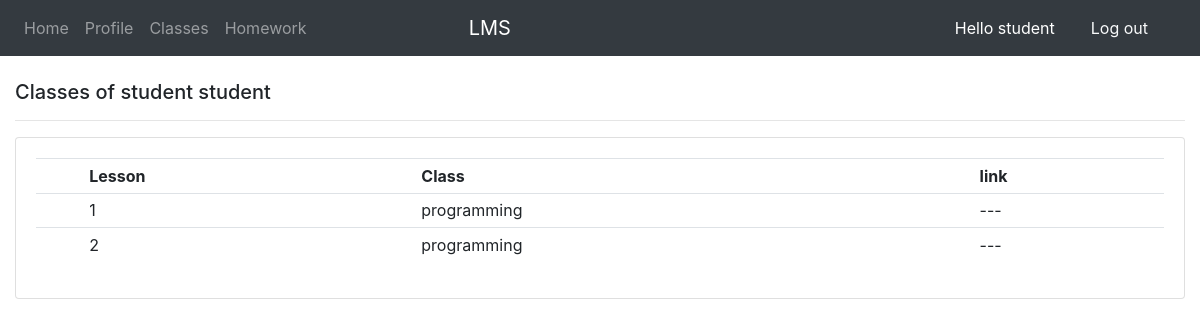
Screenshot of /lessons/1/ (signed in) with the database file from the repository.
### accounts/models.py (models this page shows, shortened)
class Student(models.Model):
    fname = models.CharField(max_length=100, null=True, default=' ')
    lname = models.CharField(max_length=100, null=True, default=' ')
    user = models.OneToOneField(User,null=True,on_delete=models.CASCADE)
    email = models.EmailField(null=True)
    image = models.ImageField(null=True,upload_to=get_path,default='profile.png')
    student_id = models.CharField(max_length=15, null=True, default=' ')
    department = models.ForeignKey(Department, null=True, on_delete=models.SET_NULL)
    classes = models.ManyToManyField(Class)
    def __str__(self):
        return str(self.fname) + ' ' + str(self.lname)

class Lesson(models.Model):
    name = models.CharField(max_length=100, null=True, default=' ')
    date = models.DateTimeField(null=True)
    relate_class = models.ForeignKey(Class, null=True, on_delete=models.CASCADE)
    def __str__(self):
        return self.name

class Class(models.Model):
    name = models.CharField(max_length=100, null=True, default=' ')
    major = models.ForeignKey(Major, null=True, on_delete=models.CASCADE)
    def get_lessons(self):
        return self.lesson_set.all()
    def __str__(self):
        return self.name

### accounts/views.py (the view)
# urls.py: path('lessons/<int:id>/',views.lessons,name='lessons'),
@login_required
def lessons(request,id):
    lessons = Class.objects.get(id=id).get_lessons()
    context = {'lessons':lessons}
    return render(request,'accounts/lessons.html',context)

### accounts/templates/accounts/lessons.html (shortened to what this page needs)
{% extends 'accounts/template.html' %}
{% block content %}
<br>
<div class="col">
		<h5>Classes of {{ request.user.student }}</h5>
		<hr>
		<div class="card card-body">
			<table class="table table-sm">
				<tr>
					<th></th>
					<th>Lesson</th>
					<th>Class</th>
                    <th>link</th>
				</tr>
                {% for lesson in lessons %}
                <tr>
					<td></td>
					<td>{{ lesson }}</td>
					<td>{{ lesson.relate_class }}</td>
                    <td>---</td>
				</tr>
                {% endfor %}
            </table>
        </div>
</div>
{% endblock %}

### accounts/templates/accounts/navbar.html
<nav class="navbar smart-scroll navbar-expand-sm navbar-dark bg-dark">
        <div class="collapse navbar-collapse" id="main_nav">
            <ul class="navbar-nav">
                <li class="nav-item"> <a class="nav-link" href="{% url 'home' %}"> Home </a> </li>
                <li class="nav-item"><a class="nav-link" href="{% url 'student_profile' %}"> Profile </a></li>
                <li class="nav-item"><a class="nav-link" href="{% url 'classes' %}"> Classes </a></li>
                <li class="nav-item"><a class="nav-link" href="#"> Homework </a></li>
            </ul>
        </div>
        <div class="text-white" style="margin-right: 38%; font-size: 20px;">LMS</div>
         {% if request.user.is_authenticated %}
            <span style="color: white; margin-right: 20px">Hello {{ request.user }}</span>
            <span ><a href="{% url 'logout' %}" class="text-light nav-link" style="margin-right: 20px">Log out</a> </span>
        {% endif %}
</nav>

### rows the page displays
Lesson: name "1", relate_class "programming"
Lesson: name "2", relate_class "programming"

### other values shown
{{ request.user }} "student"
{{ request.user.student }} "student student"
